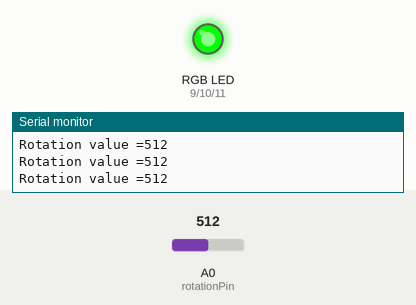
Simulated run of this sketch. Board: Arduino Uno, built with avr-gcc and run on an emulated ATmega328P. Parts: an RGB LED mixed from three pins (HIGH = lit), the last lines printed to the serial monitor. Inputs (shaded band) come from the test bench; at power-on: A0 (rotationPin) = 512.

Above: at 1.2 s.
1.3 s: A0 (rotationPin) set to 459
2.8 s: A0 (rotationPin) set to 440
At 3.8 s:
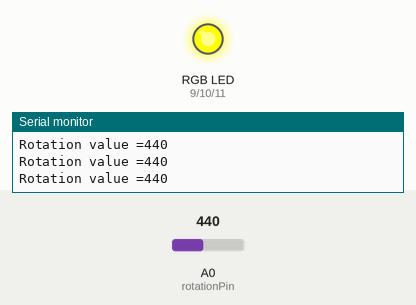
4.3 s: A0 (rotationPin) set to 0
At 5.5 s:
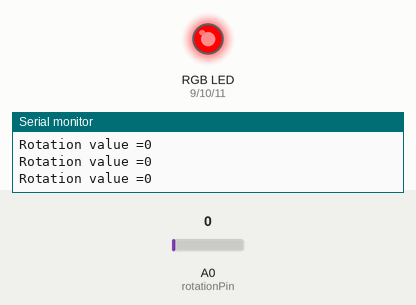
5.8 s: A0 (rotationPin) set to 610
At 6.8 s:
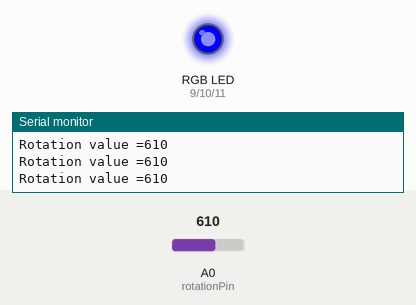
7.3 s: A0 (rotationPin) set to 742
8.8 s: A0 (rotationPin) set to 764
At 9.6 s:
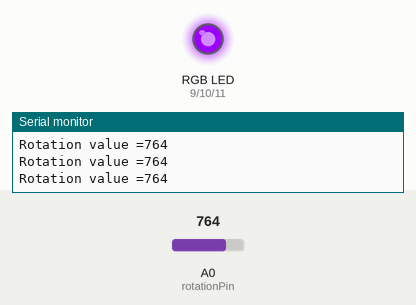
Timing chart, 0 to 11.3 s (numbered marks = the images above; inputs shaded):
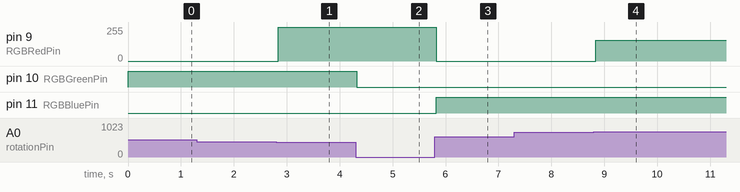

The sketch:

Code.ino
```cpp
// NAME: AARSH PARIMAL PATEL
// DATE: 01-06-22
// STUDENT ID: 200520260
// LAB-3

// start with adding variables for potentiometer and RGB

int rotationPin = A0; // The rotation sensor is plugged into pin A0 of the Arduino.
int data = 0;         // Used to store data from sensor.
int slow = 1500;      // its the highest amount of delay
int speed = 0;
int incomingByte = 0;
int RGBRedPin = 9;
int RGBGreenPin = 10;
int RGBBluePin = 11;

void setup()
{                       // The Setup function runs once.
    Serial.begin(9600); // This will enable the Arduino to send data to the Serial monitor.
    pinMode(rotationPin, INPUT);
    pinMode(RGBRedPin, OUTPUT);
    pinMode(RGBGreenPin, OUTPUT);
    pinMode(RGBBluePin, OUTPUT);
}
void loop() // The loop function runs forever.

// creating containers for levels
{
    // level1();
    // level2();
    level3();
    // level4();
}

// level1: The voltage changes when you rotate the potentiometer

void level1()
{
    data = analogRead(rotationPin); // Read the value from the light sensor and store it in the lightData variable.
    Serial.print("Rotation value =");
    Serial.println(data); // Print the data to the serial port.
    delay(1000);          // Wait 1 second (1000mS) before running again.

} // end of level 1

// level2: When the dial is at zero the RGB speed is the slowest, when the dial is at max the speed is at max.

void level2()
{
    data = analogRead(rotationPin); // Read the value from the light sensor and store it in the lightData variable.
    Serial.print("Rotation value =");
    Serial.println(data); // Print the data to the serial port.
    speed = slow - data;  // setting up the delay for lights
    Serial.print("Speed =");
    Serial.println(speed);

    digitalWrite(RGBRedPin, HIGH); // Show Red
    delay(speed);
    digitalWrite(RGBRedPin, LOW);

    digitalWrite(RGBGreenPin, HIGH); // Show Green
    delay(speed);
    digitalWrite(RGBGreenPin, LOW);

    digitalWrite(RGBBluePin, HIGH); // Show Blue
    delay(speed);
    digitalWrite(RGBBluePin, LOW);

} // end of level 2

// level3: Using the rotation sensor to cycle through the colours of the rainbow.

void level3()
{
    data = analogRead(rotationPin); // Read the value from the light sensor and store it
    Serial.print("Rotation value =");
    Serial.println(data); // Print the data to the serial port.

    // using  if statements to set up the values with the corresponding colours
    if (data < 150)
    {
        analogWrite(RGBRedPin, 255); // Show Red
        analogWrite(RGBGreenPin, 0);
        analogWrite(RGBBluePin, 0);
    }

    else if (data >= 150 && data < 300)
    {
        analogWrite(RGBRedPin, 255); // Show Orange
        analogWrite(RGBGreenPin, 15);
        analogWrite(RGBBluePin, 0);
    }

    else if (data >= 300 && data < 450)
    {
        analogWrite(RGBRedPin, 255); // Show Yellow
        analogWrite(RGBGreenPin, 255);
        analogWrite(RGBBluePin, 0);
    }

    else if (data >= 450 && data < 600)
    {
        analogWrite(RGBRedPin, 0);
        analogWrite(RGBGreenPin, 255); // Show Green
        analogWrite(RGBBluePin, 0);
    }

    else if (data >= 600 && data < 750)
    {
        analogWrite(RGBRedPin, 0);
        analogWrite(RGBGreenPin, 0);
        analogWrite(RGBBluePin, 255); // Show Blue
    }

    else if (data >= 750 && data < 1023)
    {
        analogWrite(RGBRedPin, 155); // Show Purple
        analogWrite(RGBBluePin, 255);
        analogWrite(RGBGreenPin, 0);
    } // end of if statements

} // end of level 3

// level 4: Displaying the sequence of Red, Green and Blue colors when their values are inputted.

void level4()
{

    Serial.println("\nPlease input the combination of R,G or B letters");
    delay(3000);

    // using if statements
    while (Serial.available() > 0) // using this to check the availability of the variable of the inputted characters.
    {
        // read the incoming byte:
        incomingByte = Serial.read(); // this reads the inputted character
        // say what you got:
        // Serial.print("I received: ");
        //  Serial.println(incomingByte, DEC);

        if (incomingByte == 82)
        {
            analogWrite(RGBRedPin, 255); // Show Red
            analogWrite(RGBGreenPin, 0);
            analogWrite(RGBBluePin, 0);
            Serial.print("R");
        }

        else if (incomingByte == 71)
        {
            analogWrite(RGBRedPin, 0);
            analogWrite(RGBGreenPin, 255); // Show Green
            analogWrite(RGBBluePin, 0);
            Serial.print("G");
        }

        else if (incomingByte == 66)
        {
            analogWrite(RGBRedPin, 0);
            analogWrite(RGBGreenPin, 0);
            analogWrite(RGBBluePin, 255); // Show Blue
            Serial.print("B");
        }
        delay(1000);

    } // end of if statements

} // end of level 4
```

Measured:
- the behaviour switches between 450 and 449 on A0 (rotationPin) (found by bisection; images 0 and 1)
- the behaviour switches between 749 and 750 on A0 (rotationPin) (found by bisection; images 3 and 4)
- after the input at 2.8 s, pin 9 (RGBRedPin): 0/255 → 255/255 at once
- after the input at 4.3 s, pin 10 (RGBGreenPin): HIGH → LOW at once
- after the input at 5.8 s, pin 9 (RGBRedPin): 255/255 → 0/255 at once; pin 11 (RGBBluePin): LOW → HIGH at once
- after the input at 8.8 s, pin 9 (RGBRedPin): 0/255 → 155/255 at once
